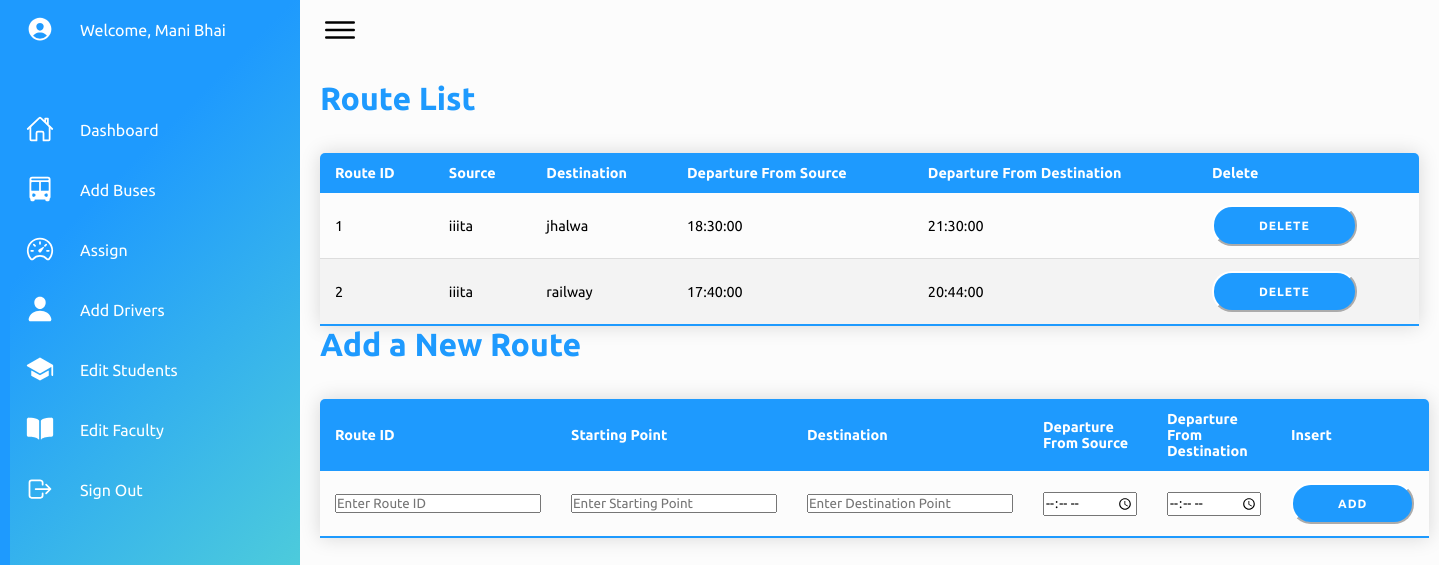
The page /admin/addroute/addroute.php (signed in) on the database its author committed.
### tables this page shows
CREATE TABLE `route` (
  `route_id` int NOT NULL,
  `source` varchar(50) NOT NULL,
  `destination` varchar(50) NOT NULL,
  `departure_src` time NOT NULL,
  `departure_dst` time NOT NULL
);

### admin/addroute/addroute.php (the view, shortened to what this page needs)
<?php
include('../../authentication/connection.php');
?>
<!DOCTYPE html>
<html lang="en">
    <head>
        <link rel="stylesheet" href="../assets/css/style.css">
    </head>
    <body>
        <div class="container">
            <div class="navigation">
                <ul>
                    <li>
                        <a href="#">
                            <span class="icon">
                                <ion-icon name="person-circle"></ion-icon>
                            </span>
                            <span class="title">Welcome, Mani Bhai</span>
                        </a>
                    </li>
                    <li>
                        <a href="../adminindex.php">
                            <span class="icon">
                                <ion-icon name="home-outline"></ion-icon>
                            </span>
                            <span class="title">Dashboard</span>
                        </a>
                    </li>
                    <li>
                        <a href="../addbus/addbus.php">
                            <span class="icon">
                                <ion-icon name="bus"></ion-icon>
                            </span>
                            <span class="title">Add Buses</span>
                        </a>
                    </li>
                    <li>
                        <a href="../adddrives/adddrives.php">
                            <span class="icon">
                                <ion-icon name="speedometer-outline"></ion-icon>
                            </span>
                            <span class="title">Assign</span>
                        </a>
                    </li>
                    <li>
                        <a href="../adddriver/adddriver.php">
                            <span class="icon">
                                <ion-icon name="person"></ion-icon>
                            </span>
                            <span class="title">Add Drivers</span>
                        </a>
                    </li>
                    <li>
                        <a href="../addstudent/addstudent.php">
                            <span class="icon">
                                <ion-icon name="school"></ion-icon>
                            </span>
                            <span class="title">Edit Students</span>
                        </a>
                    </li>
                    <li>
                        <a href="../addfaculty/addfaculty.php">
                            <span class="icon">
                                <ion-icon name="book"></ion-icon>
                            </span>
                            <span class="title">Edit Faculty</span>
                        </a>
                    </li>
                    <li>
                        <a href="../../logout/logout.php">
                            <span class="icon">
                                <ion-icon name="log-out-outline"></ion-icon>
                            </span>
                            <span class="title">Sign Out</span>
                        </a>
                    </li>
                </ul>
            </div>
            <div class="main">
                <div class="topbar">
                    <div class="toggle">
                        <ion-icon name="menu-outline"></ion-icon>
                    </div>
                </div>
                <div class="details">
                      <h1>Route List</h1><br><br>
                        <table class="content-table">
                            <thead>
                                <tr>
                                    <th>Route ID</th>
                                    <th>Source</th>
                                    <th>Destination</th>
                                    <th>Departure From Source</th>
                                    <th>Departure From Destination</th>
                                    <th>Delete</th>
                                </tr>
                            </thead>
                        <tbody>
                            <?php
                            $sql = "SELECT * FROM route";
                            $result = $conn->query($sql);
                            if ($result!=false && $result->num_rows > 0) {
                                while($row = $result->fetch_assoc()) {
                                    echo "<tr>";
                                    echo "<td>" . $row["route_id"] . "</td>";
                                    echo "<td>" . $row["source"] . "</td>";
                                    echo "<td>" . $row["destination"] . "</td>";
                                    echo "<td>" . $row["departure_src"] . "</td>";
                                    echo "<td>" . $row["departure_dst"] . "</td>";
                                    echo "<td>
                                    <input type='hidden' name='route_id' value='" . $row["route_id"] . "' id = 'route_id' >
                                    <input type='submit' value='DELETE' class='btton' onclick='validateForm1(this)' />
                                    </td>";
                                    echo "</tr>";
                                }
                            } else {
                                echo "0 results";
                            }
                            ?>
                        </tbody>
                    </table>
                    <h1>Add a New Route</h1><br><br>
                        <table class="content-table">
                            <thead>
                                <tr>
                                    <th>Route ID</th>
                                    <th>Starting Point</th>
                                    <th>Destination</th>
                                    <th>Departure From Source</th>
                                    <th>Departure From Destination</th>
                                    <th>Insert</th>
                                </tr>
                            </thead>
                            <tbody>
                                <tr>
                                    <td>
                                        <input type="number" id="rid" name="rid" placeholder="Enter Route ID" />
                                    </td>
                                    <td>
                                        <input type="text" id="src" name="src" placeholder="Enter Starting Point"/>
                                    </td>
                                    <td>
                                        <input type="text" id="dst" name="dst" placeholder="Enter Destination Point"/>
                                    </td>
                                    <td>
                                        <input type="time" id="dep_src" name="dep_src" placeholder="Enter Departure Time From Source"/>
                                    </td>
                                    <td>
                                        <input type="time"  id="dep_dst" name="dep_dst" placeholder="Enter Departure Time From Destination"/>
                                    </td>
                                    <td>
                                        <input type='submit' value='ADD' class='btton' onclick='validateForm()' />
                                    </td>
                                </tr>
                            </tbody>
                        </table><br>
                </div>
            </div>
        </div>
   </body>
</html>

### admin/assets/css/style.css (style rules this page uses)
* { font-family: "Ubuntu", sans-serif; margin: 0; padding: 0; box-sizing: border-box; }
:root { --blue: #1e9afe; --white: #fff; --gray: #f5f5f5; --black1: #222; --black2: #999; }
body { min-height: 100vh; overflow-x: hidden; }
.container { position: relative; width: 100%; }
.navigation { position: fixed; width: 300px; height: 100%; background-color: #60dfcd; background-image: linear-gradient(315deg, #60dfcd 0%, #1e9afe 74%); border-left: 10px solid var(--blue); transition: 0.5s; overflow: hidden; }
.navigation ul { position: absolute; top: 0; left: 0; width: 100%; }
h1 { color: #1e9afe; align-items:center; }
.navigation ul li { position: relative; width: 100%; list-style: none; border-top-left-radius: 30px; border-bottom-left-radius: 30px; }
.navigation ul li:nth-child(1) { margin-bottom: 40px; pointer-events: none; }
.navigation ul li a { position: relative; display: block; width: 100%; display: flex; text-decoration: none; color: var(--white); }
.navigation ul li a .icon { position: relative; display: block; min-width: 60px; height: 60px; line-height: 75px; text-align: center; }
.navigation ul li a .icon ion-icon { font-size: 1.75rem; }
.navigation ul li a .title { position: relative; display: block; padding: 0 10px; height: 60px; line-height: 60px; text-align: start; white-space: nowrap; }
.btton { border-radius: 20px; border-color:#FFFFFF; background-color: #1e9afe; color: #FFFFFF; font-size: 12px; font-weight: bold; padding: 12px 45px; letter-spacing: 1px; text-transform: uppercase; transition: transform 80ms ease-in; }
.content-table { border-collapse: collapse; font-size: 0.9em; min-width: 400px; border-radius: 5px 5px 0 0; overflow: hidden; box-shadow: 0 0 20px rgba(0, 0, 0, 0.15); }
.content-table thead tr { background-color: #1e9afe; color: #ffffff; text-align: left; font-weight: bold; }
.content-table th, .content-table td { padding: 12px 15px; }
.content-table tbody tr { border-bottom: 1px solid #dddddd; }
.content-table tbody tr:nth-of-type(even) { background-color: #f3f3f3; }
.content-table tbody tr:last-of-type { border-bottom: 2px solid #1e9afe; }
.main { position: absolute; width: calc(100% - 300px); left: 300px; min-height: 100vh; background-color:#fcfcfc; transition: 0.5s; }
.topbar { width: 100%; height: 60px; display: flex; justify-content: space-between; align-items: center; padding: 0 10px; }
.toggle { position: relative; width: 60px; height: 60px; display: flex; justify-content: center; align-items: center; font-size: 2.5rem; cursor: pointer; }
.details { position: relative; width: 100%; padding: 20px; display: block; }
.details table { width: 100%; border-collapse: collapse; }

### rows shown on the page
route: route_id "1", source "iiita", destination "jhalwa", departure_src "18:30:00", departure_dst "21:30:00"
route: route_id "2", source "iiita", destination "railway", departure_src "17:40:00", departure_dst "20:44:00"
